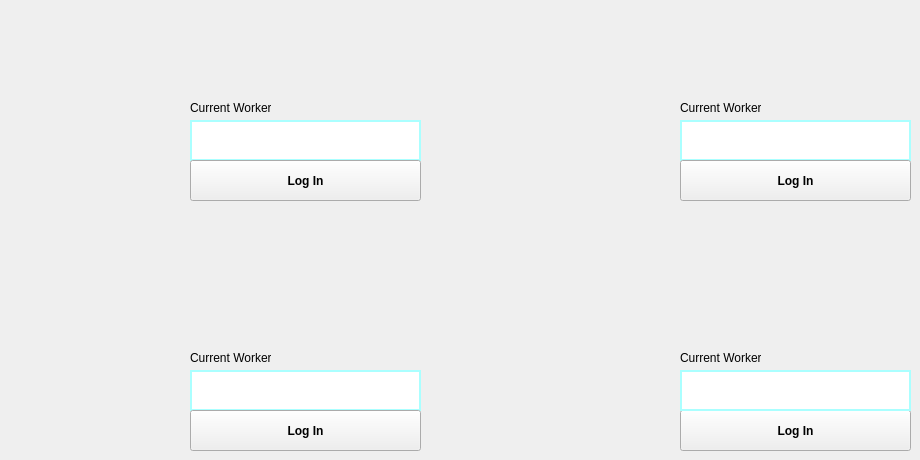
      <widget class="QWidget" name="tab">
       <attribute name="title">
        <string>Worker Portal</string>
       </attribute>
       <widget class="QLabel" name="label_7">
        <property name="geometry">
         <rect>
          <x>680</x>
          <y>350</y>
          <width>81</width>
          <height>16</height>
         </rect>
        </property>
        <property name="text">
         <string>Current Worker:</string>
        </property>
       </widget>
       <widget class="QFrame" name="frame_2">
        <property name="geometry">
         <rect>
          <x>190</x>
          <y>370</y>
          <width>231</width>
          <height>41</height>
         </rect>
        </property>
        <property name="autoFillBackground">
         <bool>false</bool>
        </property>
        <property name="styleSheet">
         <string notr="true">background : rgb(255, 255, 255);
border-style : solid;
border-color: rgb(170, 255, 255);
border-width : 2px;</string>
        </property>
        <property name="frameShape">
         <enum>QFrame::StyledPanel</enum>
        </property>
        <property name="frameShadow">
         <enum>QFrame::Raised</enum>
        </property>
        <widget class="QLabel" name="Current_worker3">
         <property name="geometry">
          <rect>
           <x>0</x>
           <y>0</y>
           <width>231</width>
           <height>41</height>
          </rect>
         </property>
         <property name="font">
          <font>
           <pointsize>16</pointsize>
           <weight>75</weight>
           <bold>true</bold>
          </font>
         </property>
         <property name="text">
          <string/>
         </property>
        </widget>
       </widget>
       <widget class="QPushButton" name="portal4">
        <property name="geometry">
         <rect>
          <x>680</x>
          <y>410</y>
          <width>231</width>
          <height>41</height>
         </rect>
        </property>
        <property name="font">
         <font>
          <weight>75</weight>
          <bold>true</bold>
         </font>
        </property>
        <property name="text">
         <string>Log In</string>
        </property>
        <attribute name="buttonGroup">
         <string notr="true">PortalButtons</string>
        </attribute>
       </widget>
       <widget class="QFrame" name="frame_3">
        <property name="geometry">
         <rect>
          <x>680</x>
          <y>370</y>
          <width>231</width>
          <height>41</height>
         </rect>
        </property>
        <property name="autoFillBackground">
         <bool>false</bool>
        </property>
        <property name="styleSheet">
         <string notr="true">background : rgb(255, 255, 255);
border-style : solid;
border-color: rgb(170, 255, 255);
border-width : 2px;</string>
        </property>
        <property name="frameShape">
         <enum>QFrame::StyledPanel</enum>
        </property>
        <property name="frameShadow">
         <enum>QFrame::Raised</enum>
        </property>
        <widget class="QLabel" name="Current_worker4">
         <property name="geometry">
          <rect>
           <x>0</x>
           <y>0</y>
           <width>231</width>
           <height>41</height>
          </rect>
         </property>
         <property name="font">
          <font>
           <pointsize>16</pointsize>
           <weight>75</weight>
           <bold>true</bold>
          </font>
         </property>
         <property name="text">
          <string/>
         </property>
        </widget>
       </widget>
       <widget class="QFrame" name="frame_4">
        <property name="geometry">
         <rect>
          <x>680</x>
          <y>120</y>
          <width>231</width>
          <height>41</height>
         </rect>
        </property>
        <property name="autoFillBackground">
         <bool>false</bool>
        </property>
        <property name="styleSheet">
         <string notr="true">background : rgb(255, 255, 255);
border-style : solid;
border-color: rgb(170, 255, 255);
border-width : 2px;</string>
        </property>
        <property name="frameShape">
         <enum>QFrame::StyledPanel</enum>
        </property>
        <property name="frameShadow">
         <enum>QFrame::Raised</enum>
        </property>
        <widget class="QLabel" name="Current_worker2">
         <property name="geometry">
          <rect>
           <x>0</x>
           <y>0</y>
           <width>231</width>
           <height>41</height>
          </rect>
         </property>
         <property name="font">
          <font>
           <pointsize>16</pointsize>
           <weight>75</weight>
           <bold>true</bold>
          </font>
         </property>
         <property name="text">
          <string/>
         </property>
        </widget>
       </widget>
       <widget class="QFrame" name="frame">
        <property name="geometry">
         <rect>
          <x>190</x>
          <y>120</y>
          <width>231</width>
          <height>41</height>
         </rect>
        </property>
        <property name="autoFillBackground">
         <bool>false</bool>
        </property>
        <property name="styleSheet">
         <string notr="true">background : rgb(255, 255, 255);
border-style : solid;
border-color: rgb(170, 255, 255);
border-width : 2px;</string>
        </property>
        <property name="frameShape">
         <enum>QFrame::StyledPanel</enum>
        </property>
        <property name="frameShadow">
         <enum>QFrame::Raised</enum>
        </property>
        <widget class="QLabel" name="Current_worker1">
         <property name="geometry">
          <rect>
           <x>0</x>
           <y>0</y>
           <width>231</width>
           <height>41</height>
          </rect>
         </property>
         <property name="font">
          <font>
           <pointsize>16</pointsize>
           <weight>75</weight>
           <bold>true</bold>
          </font>
         </property>
         <property name="text">
          <string/>
         </property>
        </widget>
       </widget>
       <widget class="QPushButton" name="portal1">
        <property name="geometry">
         <rect>
          <x>190</x>
          <y>160</y>
          <width>231</width>
          <height>41</height>
         </rect>
        </property>
        <property name="font">
         <font>
          <weight>75</weight>
          <bold>true</bold>
         </font>
        </property>
        <property name="text">
         <string>Log In</string>
        </property>
        <attribute name="buttonGroup">
         <string notr="true">PortalButtons</string>
        </attribute>
       </widget>
       <widget class="QLabel" name="label_8">
        <property name="geometry">
         <rect>
          <x>190</x>
          <y>100</y>
          <width>81</width>
          <height>16</height>
         </rect>
        </property>
        <property name="text">
         <string>Current Worker:</string>
        </property>
       </widget>
       <widget class="QPushButton" name="portal2">
        <property name="geometry">
         <rect>
          <x>680</x>
          <y>160</y>
          <width>231</width>
          <height>41</height>
         </rect>
        </property>
        <property name="font">
         <font>
          <weight>75</weight>
          <bold>true</bold>
         </font>
        </property>
        <property name="text">
         <string>Log In</string>
        </property>
        <attribute name="buttonGroup">
         <string notr="true">PortalButtons</string>
        </attribute>
       </widget>
       <widget class="QLabel" name="label_9">
        <property name="geometry">
         <rect>
          <x>680</x>
          <y>100</y>
          <width>81</width>
          <height>16</height>
         </rect>
        </property>
        <property name="text">
         <string>Current Worker:</string>
        </property>
       </widget>
       <widget class="QLabel" name="label_10">
        <property name="geometry">
         <rect>
          <x>190</x>
          <y>350</y>
          <width>81</width>
          <height>16</height>
         </rect>
        </property>
        <property name="text">
         <string>Current Worker:</string>
        </property>
       </widget>
       <widget class="QPushButton" name="portal3">
        <property name="geometry">
         <rect>
          <x>190</x>
          <y>410</y>
          <width>231</width>
          <height>41</height>
         </rect>
        </property>
        <property name="font">
         <font>
          <weight>75</weight>
          <bold>true</bold>
         </font>
        </property>
        <property name="text">
         <string>Log In</string>
        </property>
        <attribute name="buttonGroup">
         <string notr="true">PortalButtons</string>
        </attribute>
       </widget>
      </widget>
